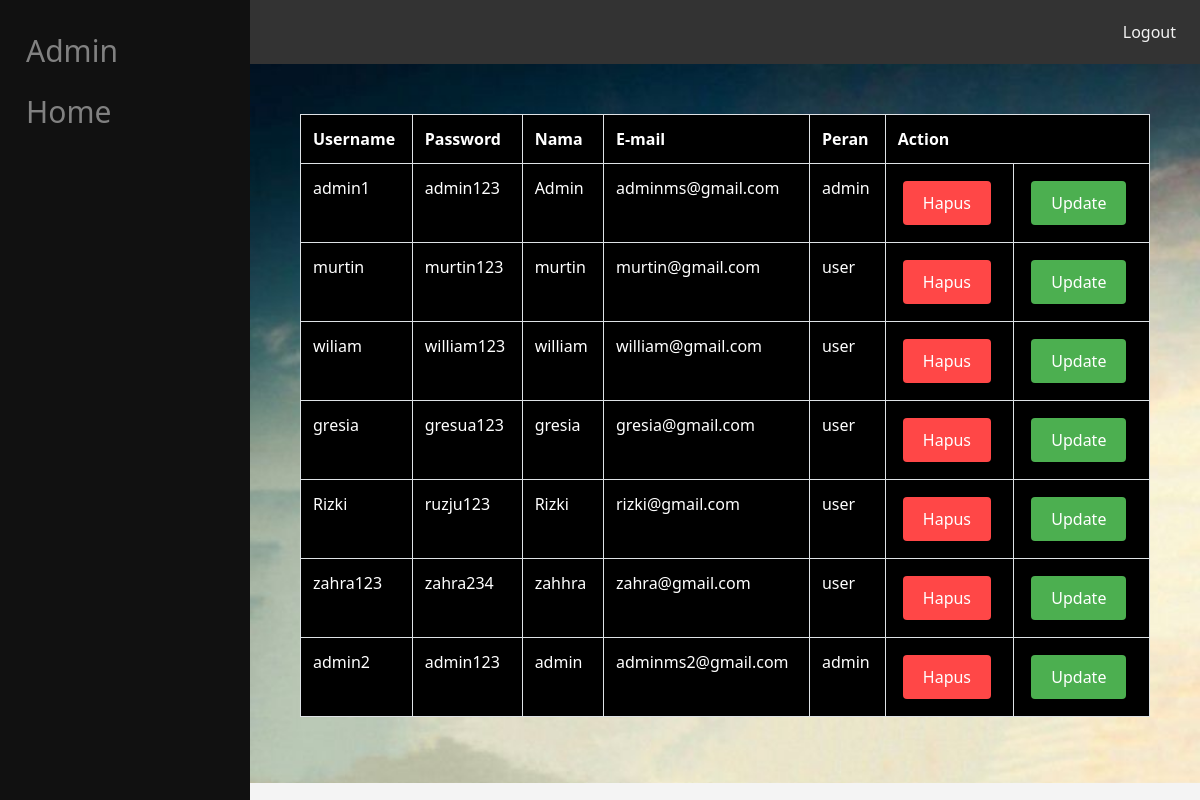
The page /show-user.php on the database its author committed.
### tables this page shows
CREATE TABLE `user` (
  `id` int(11) NOT NULL,
  `username` varchar(25) NOT NULL,
  `password` varchar(20) NOT NULL,
  `nama` varchar(30) NOT NULL,
  `email` varchar(25) NOT NULL,
  `peran` varchar(5) NOT NULL
);

### show-user.php (the view, shortened to what this page needs)
<!DOCTYPE html>
<html lang="en">
<head>
    <link rel="stylesheet" href="show-user.css">
    <link rel="stylesheet" href="css/bootstrap.css">
</head>
<body>
<?php
require "includes/connection.php"
    ?>
<!DOCTYPE html>
<html lang="en">
<head>
    <link rel="stylesheet" href="show-mobil.css">
</head>
<body>
<!DOCTYPE html>
<html lang="en">
<head>
    <link rel="stylesheet" href="admin.css">
</head>
    <div class="topnav">
        <a href="#">Logout</a>
    </div>
    <div class="sidenav">
        <a href="admin.php">Admin</a>
        <a href="homepage.php">Home</a>
    </div>
    <div class="content">
        <?php
        $query = "SELECT * FROM user";
        $result = mysqli_query($conn, $query);
        echo "<table class = 'table table-bordered'>";
        echo "<tr>";
        echo "<th>Username</th>";
        echo "<th>Password</th>";
        echo "<th>Nama</th>";
        echo "<th>E-mail</th>";
        echo "<th>Peran</th>";
        echo "<th colspan = '2'>Action</th>";
        foreach ($result as $data) {
            echo "<tr>";
            echo "<td> $data[username]</td>";
            echo "<td> $data[password]</td>";
            echo "<td> $data[nama]</td>";
            echo "<td> $data[email]</td>";
            echo "<td> $data[peran]</td>";
            echo "<td>";
            echo "<form method = 'POST'>";
            echo "<button type='submit' class='btn btn-danger' name='delete' onclick=\"if (confirm('Apakah Anda yakin menghapus data ini?')) {hapusData()} else {return false;}\">Hapus</button>";
            echo "</form>";
            echo "</td>";
            echo "<td>";
            echo "<form method = 'POST' action='update-user.php'>";
            echo "<button type = 'submit' class = 'btn btn-success' name = 'update'> Update</button>";
            echo "</form>";
            echo "</td>";
            echo "</tr>";
        }
        ?>
    </div>
</body>
</html>

### show-user.css (style rules this page uses)
table { width: auto; border: 2cm black; }
body { font-family: 'Segoe UI', Tahoma, Geneva, Verdana, sans-serif; margin: 0; padding: 0; background-color: #f4f4f4; }
.topnav { background-color: #333; overflow: hidden; }
.topnav a { float: right; display: block; color: #f2f2f2; text-align: center; padding: 20px 24px; text-decoration: none; }
.sidenav { height: 100%; width: 250px; position: fixed; z-index: 1; top: 0; left: 0; background-color: #111; padding-top: 20px; padding-left: 10px; overflow-x: hidden; }
.sidenav a { padding: 8px 8px 8px 16px; text-decoration: none; font-size: 30px; color: #818181; display: block; }
.content { margin-left: 250px; align-items: center; padding: 50px; display: flex; flex-direction: column; align-items: center; background-image: url(image4.jpg); background-size: cover; }
th, td { color: white; }

### show-mobil.css (style rules this page uses)
table { width: auto; border-collapse: collapse; border: 2px solid black; background-color: black; color: white; }
table th, table td { border: 1px solid white; padding: 8px; }
body { font-family: 'Segoe UI', Tahoma, Geneva, Verdana, sans-serif; margin: 0; padding: 0; background-color: #f4f4f4; }
.topnav { background-color: #333; overflow: hidden; }
.topnav a { float: right; display: block; color: #f2f2f2; text-align: center; padding: 20px 24px; text-decoration: none; }
.sidenav { height: 100%; width: 250px; position: fixed; z-index: 1; top: 0; left: 0; background-color: #111; padding-top: 20px; padding-left: 10px; overflow-x: hidden; }
.sidenav a { padding: 8px 8px 8px 16px; text-decoration: none; font-size: 30px; color: #818181; display: block; }
.content { margin-left: 250px; align-items: center; padding: 50px; display: flex; flex-direction: column; align-items: center; background-image: url(image4.jpg); background-size: cover; }
.btn { padding: 10px 20px; margin: 5px; cursor: pointer; border: none; border-radius: 4px; }
.btn-danger { background-color: #ff4747; color: white; }
.btn-success { background-color: #4caf50; color: white; }

### admin.css (style rules this page uses)
body { font-family: 'Segoe UI', Tahoma, Geneva, Verdana, sans-serif; margin: 0; padding: 0; background-color: #f4f4f4; }
.topnav { background-color: #333; overflow: hidden; }
.topnav a { float: right; display: block; color: #f2f2f2; text-align: center; padding: 20px 24px; text-decoration: none; }
.sidenav { height: 100%; width: 250px; position: fixed; z-index: 1; top: 0; left: 0; background-color: #111; padding-top: 20px; padding-left: 10px; overflow-x: hidden; }
.sidenav a { padding: 8px 8px 8px 16px; text-decoration: none; font-size: 30px; color: #818181; display: block; }
.content { margin-left: 250px; align-items: center; padding: 50px; display: flex; flex-direction: column; align-items: center; background-image: url(image4.jpg); background-size: cover; }

### rows shown on the page
user: username "admin1", password "admin123", nama "Admin", email "adminms@gmail.com", peran "admin"
user: username "murtin", password "murtin123", nama "murtin", email "murtin@gmail.com", peran "user"
user: username "wiliam", password "william123", nama "william", email "william@gmail.com", peran "user"
user: username "gresia", password "gresua123", nama "gresia", email "gresia@gmail.com", peran "user"
user: username "Rizki", password "ruzju123", nama "Rizki", email "rizki@gmail.com", peran "user"
user: username "zahra123", password "zahra234", nama "zahhra", email "zahra@gmail.com", peran "user"
user: username "admin2", password "admin123", nama "admin", email "adminms2@gmail.com", peran "admin"
